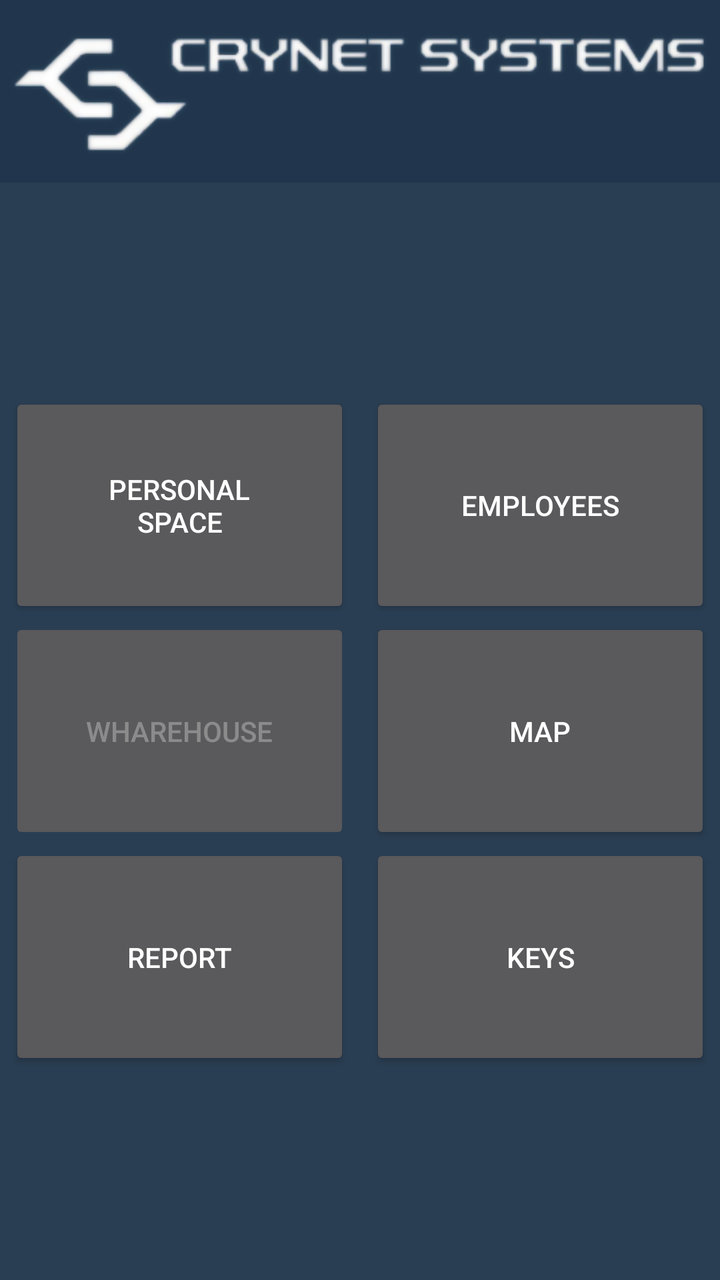
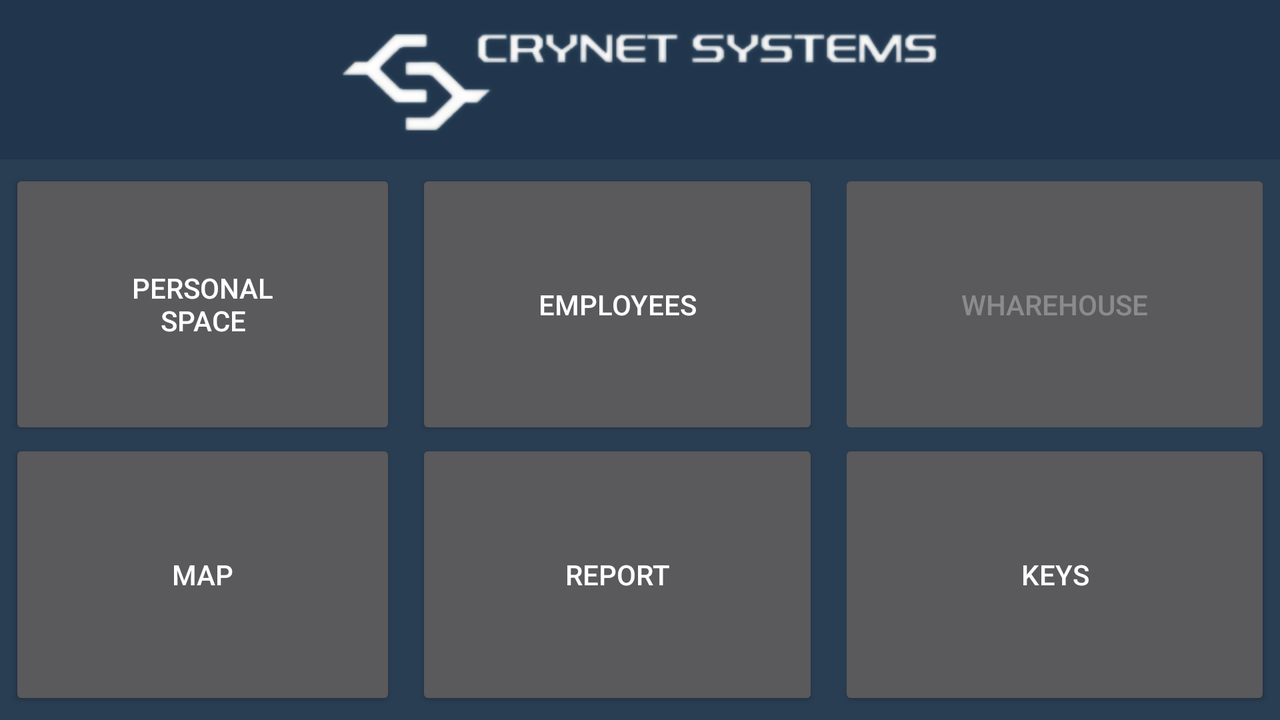

Two renders of one Android screen. The first uses the default layout on a phone; the second uses the alternative layout the repository ships for a different screen configuration, on a matching device. The two XML files are below.
<!-- AndroidManifest.xml: application theme AppTheme -->
<!-- res/layout/activity_main.xml -->
<?xml version="1.0" encoding="utf-8"?>
<LinearLayout xmlns:android="http://schemas.android.com/apk/res/android"
    xmlns:app="http://schemas.android.com/apk/res-auto"
    style="@style/CrynetContainer"
    android:gravity="center"
    android:orientation="vertical">

    <ImageView
        android:id="@+id/Title"
        style="@style/CrynetTitle"
        android:layout_width="match_parent"
        android:layout_height="wrap_content"
        android:adjustViewBounds="true"
        android:contentDescription="@string/login_image_logo"
        android:scaleType="fitXY"
        app:srcCompat="@drawable/crynet_systems" />

    <LinearLayout
        style="@style/CrynetSubcontainer"
        android:gravity="center_vertical"
        android:orientation="horizontal"
        android:paddingTop="100dp"
        android:paddingBottom="100dp"
        android:baselineAligned="false">

        <LinearLayout
            android:layout_width="0dp"
            android:layout_height="match_parent"
            android:layout_margin="5dp"
            android:layout_weight="1"
            android:orientation="vertical">

            <Button
                android:id="@+id/btn_mail"
                style="@style/CrynetButtonIcon"
                android:text="@string/main_email" />

            <Button
                android:id="@+id/btn_wharehouse"
                style="@style/CrynetButtonIcon"
                android:enabled="false"
                android:text="@string/main_wharehouse" />

            <Button
                android:id="@+id/btn_report"
                style="@style/CrynetButtonIcon"
                android:text="Report" />

        </LinearLayout>

        <LinearLayout
            android:layout_width="0dp"
            android:layout_height="match_parent"
            android:layout_margin="5dp"
            android:layout_weight="1"
            android:orientation="vertical">

            <Button
                android:id="@+id/btn_personal"
                style="@style/CrynetButtonIcon"
                android:text="@string/main_personal" />

            <Button
                android:id="@+id/btn_map"
                style="@style/CrynetButtonIcon"
                android:text="@string/main_map" />

            <Button
                android:id="@+id/btn_keypad"
                style="@style/CrynetButtonIcon"
                android:text="@string/main_keys" />

        </LinearLayout>

    </LinearLayout>

</LinearLayout>
<!-- resources referenced by this layout -->
<resources>
  <!-- drawable crynet_systems: png bitmap (drawable-xxxhdpi, 69222 bytes) -->
  <string name="login_image_logo">Crynet Logo</string>
  <string name="main_email">Personal\nSpace</string>
  <string name="main_keys">Keys</string>
  <string name="main_map">Map</string>
  <string name="main_personal">Employees</string>
  <string name="main_wharehouse">Wharehouse</string>
  <style name="CrynetButtonIcon">
          <item name="android:layout_width">match_parent</item>
          <item name="android:layout_height">0dp</item>
          <item name="android:layout_weight">1</item>
      </style>
  <style name="CrynetContainer">
          <item name="android:layout_width">match_parent</item>
          <item name="android:layout_height">match_parent</item>
          <item name="android:background">@color/crynetBlue</item>
          <item name="android:padding">0dp</item>
      </style>
  <style name="CrynetSubcontainer">
          <item name="android:layout_width">match_parent</item>
          <item name="android:layout_height">match_parent</item>
          <item name="android:paddingBottom">@dimen/activity_vertical_margin</item>
          <item name="android:paddingTop">@dimen/activity_vertical_margin</item>
          <item name="android:paddingLeft">@dimen/activity_horizontal_margin</item>
          <item name="android:paddingRight">@dimen/activity_horizontal_margin</item>
          <item name="android:background">@color/crynetTranslucidGrey</item>
      </style>
  <style name="CrynetTitle">
          <item name="android:padding">3dp</item>
      </style>
  <style name="AppTheme" parent="Theme.AppCompat.NoActionBar">
          
          <item name="android:windowNoTitle">true</item>
          <item name="android:windowActionBar">false</item>
          <item name="android:windowFullscreen">true</item>
          <item name="android:windowContentOverlay">@null</item>
          <item name="colorPrimary">@color/colorPrimary</item>
          <item name="colorPrimaryDark">@color/colorPrimaryDark</item>
          <item name="colorAccent">@color/colorAccent</item>
      </style>
  <color name="crynetBlue">#21364C</color>
  <color name="crynetTranslucidGrey">#0affffff</color>
  <color name="colorPrimary">#3F51B5</color>
  <color name="colorPrimaryDark">#274358</color>
  <color name="colorAccent">#538CC2</color>
</resources>
<!-- res/layout-land/activity_main.xml (the author's variant of the layout above) -->
<!-- drawn on the phone turned sideways -->
<?xml version="1.0" encoding="utf-8"?>
<LinearLayout xmlns:android="http://schemas.android.com/apk/res/android"
    xmlns:tools="http://schemas.android.com/tools"
    xmlns:app="http://schemas.android.com/apk/res-auto"
    style="@style/CrynetContainer"
    android:gravity="center"
    android:orientation="vertical">

    <ImageView
        android:id="@+id/Title"
        style="@style/CrynetTitle"
        android:layout_width="match_parent"
        android:layout_height="wrap_content"
        android:layout_weight="1"
        android:adjustViewBounds="true"
        android:contentDescription="@string/login_image_logo"
        android:scaleType="fitCenter"
        app:srcCompat="@drawable/crynet_systems" />

    <LinearLayout
        style="@style/CrynetSubcontainer"
        android:layout_weight="1"
        android:baselineAligned="false"
        android:gravity="center_vertical"
        android:orientation="horizontal">

        <LinearLayout
            android:layout_width="wrap_content"
            android:layout_height="match_parent"
            android:layout_margin="5dp"
            android:layout_weight="1"
            android:orientation="vertical">

            <Button
                android:id="@+id/btn_mail"
                style="@style/CrynetButtonIcon"
                android:text="@string/main_email" />

            <Button
                android:id="@+id/btn_map"
                style="@style/CrynetButtonIcon"
                android:text="@string/main_map" />

        </LinearLayout>

        <LinearLayout
            android:layout_width="wrap_content"
            android:layout_height="match_parent"
            android:layout_margin="5dp"
            android:layout_weight="1"
            android:orientation="vertical">

            <Button
                android:id="@+id/btn_personal"
                style="@style/CrynetButtonIcon"
                android:text="@string/main_personal" />

            <Button
                android:id="@+id/btn_report"
                style="@style/CrynetButtonIcon"
                android:text="Report" />

        </LinearLayout>

        <LinearLayout
            android:layout_width="wrap_content"
            android:layout_height="match_parent"
            android:layout_margin="5dp"
            android:layout_weight="1"
            android:orientation="vertical">

            <Button
                android:id="@+id/btn_wharehouse"
                style="@style/CrynetButtonIcon"
                android:enabled="false"
                android:text="@string/main_wharehouse" />

            <Button
                android:id="@+id/btn_keypad"
                style="@style/CrynetButtonIcon"
                android:text="@string/main_keys" />

        </LinearLayout>

    </LinearLayout>

</LinearLayout>
